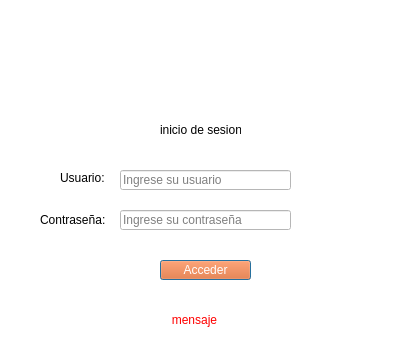
<?xml version="1.0" encoding="UTF-8"?>
<ui version="4.0">
 <class>dialog</class>
 <widget class="QDialog" name="dialog">
  <property name="geometry">
   <rect>
    <x>0</x>
    <y>0</y>
    <width>400</width>
    <height>345</height>
   </rect>
  </property>
  <property name="cursor">
   <cursorShape>PointingHandCursor</cursorShape>
  </property>
  <property name="windowTitle">
   <string>Inicio de sesion</string>
  </property>
  <property name="styleSheet">
   <string notr="true">background-color: rgb(255, 255, 255);
font: 12pt &quot;MS Shell Dlg 2&quot;;
</string>
  </property>
  <property name="sizeGripEnabled">
   <bool>false</bool>
  </property>
  <property name="modal">
   <bool>false</bool>
  </property>
  <widget class="QLabel" name="label">
   <property name="geometry">
    <rect>
     <x>60</x>
     <y>10</y>
     <width>291</width>
     <height>111</height>
    </rect>
   </property>
   <property name="text">
    <string>&lt;html&gt;&lt;head/&gt;&lt;body&gt;&lt;p&gt;&lt;img src=&quot;:/xy/logo-bancow.webp&quot;/&gt;&lt;/p&gt;&lt;/body&gt;&lt;/html&gt;</string>
   </property>
   <property name="scaledContents">
    <bool>true</bool>
   </property>
  </widget>
  <widget class="QLabel" name="label_2">
   <property name="geometry">
    <rect>
     <x>160</x>
     <y>120</y>
     <width>81</width>
     <height>20</height>
    </rect>
   </property>
   <property name="text">
    <string>inicio de sesion</string>
   </property>
  </widget>
  <widget class="QLabel" name="label_3">
   <property name="geometry">
    <rect>
     <x>60</x>
     <y>170</y>
     <width>51</width>
     <height>16</height>
    </rect>
   </property>
   <property name="text">
    <string>Usuario:</string>
   </property>
  </widget>
  <widget class="QLabel" name="label_4">
   <property name="geometry">
    <rect>
     <x>40</x>
     <y>210</y>
     <width>71</width>
     <height>20</height>
    </rect>
   </property>
   <property name="text">
    <string>Contraseña:</string>
   </property>
  </widget>
  <widget class="QLineEdit" name="txtUsuario_2">
   <property name="geometry">
    <rect>
     <x>120</x>
     <y>170</y>
     <width>171</width>
     <height>20</height>
    </rect>
   </property>
   <property name="styleSheet">
    <string notr="true">font: 12pt &quot;MS Shell Dlg 2&quot;;</string>
   </property>
   <property name="placeholderText">
    <string>Ingrese su usuario</string>
   </property>
  </widget>
  <widget class="QLineEdit" name="txtClave">
   <property name="geometry">
    <rect>
     <x>120</x>
     <y>210</y>
     <width>171</width>
     <height>20</height>
    </rect>
   </property>
   <property name="echoMode">
    <enum>QLineEdit::Password</enum>
   </property>
   <property name="placeholderText">
    <string>Ingrese su contraseña</string>
   </property>
  </widget>
  <widget class="QPushButton" name="btnAcceder">
   <property name="geometry">
    <rect>
     <x>160</x>
     <y>260</y>
     <width>91</width>
     <height>20</height>
    </rect>
   </property>
   <property name="styleSheet">
    <string notr="true">font: 75 12pt &quot;MS Shell Dlg 2&quot;;
background-color: rgb(255, 85, 0);
color: rgb(255, 255, 255);


</string>
   </property>
   <property name="text">
    <string>Acceder</string>
   </property>
  </widget>
  <widget class="QLabel" name="lblMensaje">
   <property name="geometry">
    <rect>
     <x>64</x>
     <y>310</y>
     <width>261</width>
     <height>20</height>
    </rect>
   </property>
   <property name="styleSheet">
    <string notr="true">color: rgb(255, 0, 0);</string>
   </property>
   <property name="text">
    <string>mensaje</string>
   </property>
   <property name="alignment">
    <set>Qt::AlignCenter</set>
   </property>
  </widget>
  <action name="qdialog">
   <property name="text">
    <string>dialog</string>
   </property>
  </action>
 </widget>
 <resources>
  <include location="imagenes.qrc"/>
 </resources>
 <connections/>
</ui>
